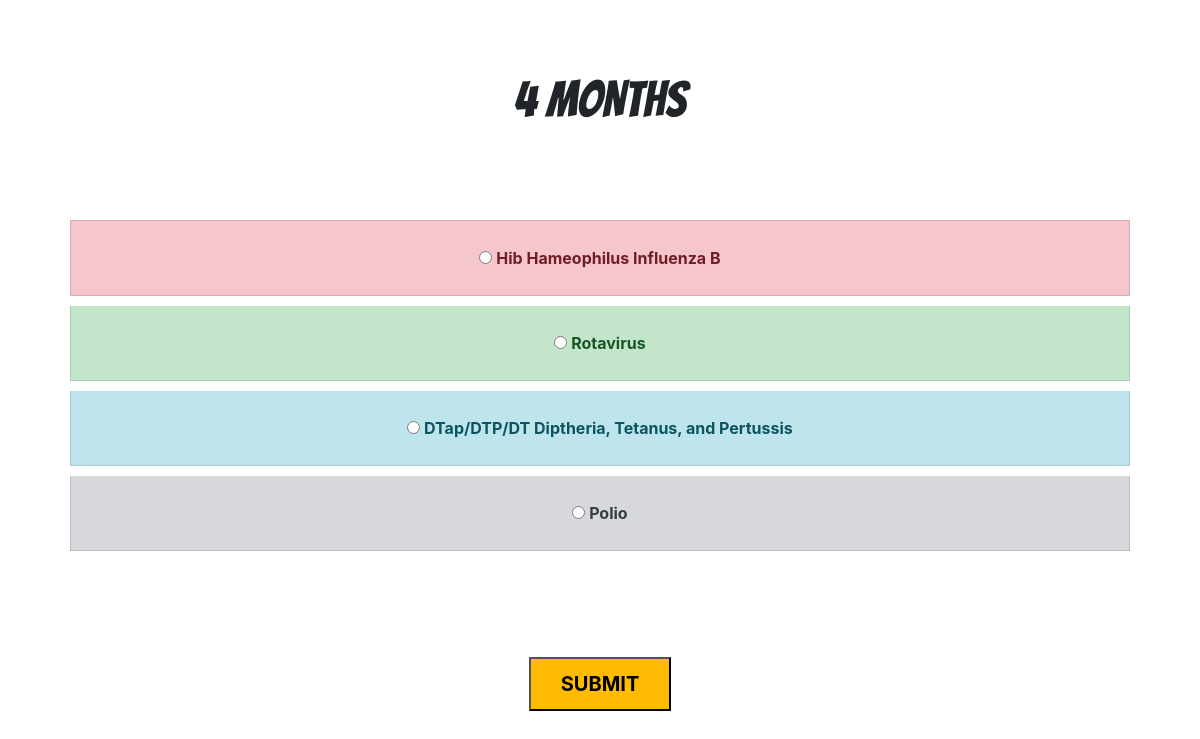
The app's page /vaccines/four_Months with its own data.
### vaccines/models.py (models this page shows)
class Vaccines(models.Model):
    VaccineID = models.CharField(max_length = 10, primary_key = True)
    Vaccine_Name = models.CharField(max_length = 150)
    Age = models.IntegerField()
    Dosage = models.CharField(max_length = 100)
    Cost = models.IntegerField()

### vaccines/views.py (the view)
# urls.py: path('four_Months', views.four_Months, name='four_Months'),
def four_Months(request):
    obj = Vaccines.objects.get(VaccineID = 'HIB2')
    obj1 = Vaccines.objects.get(VaccineID = 'RTV2')
    obj2 = Vaccines.objects.get(VaccineID = 'DTP2')
    obj3 = Vaccines.objects.get(VaccineID = 'OPV2')
    context = {
        'object': obj,
        'object1': obj1,
        'object2': obj2,
        'object3': obj3
    }
    return render(request, 'vaccines/4Months1.html', context)

### Templates/vaccines/4Months1.html (shortened to what this page needs)
<html>
    <head>
        <link rel="stylesheet" href="https://stackpath.bootstrapcdn.com/bootstrap/4.5.0/css/bootstrap.min.css">
    </head>
    <body>
        <h1 id="title">4 MONTHS</h1><br><br><br>
        <ul class="list-group">
            <form action="{%url 'get_chkbox_value' %}" method="POST">
            <li class="list-group-item list-group-item-danger" id="dept"><strong><input type="radio" name="vaccine" value="{{object.VaccineID}}">   {{object.Vaccine_Name}}  </strong></li>
            <li class="list-group-item list-group-item-success" id="dept"><strong><input type="radio" name="vaccine" value="{{object1.VaccineID}}">   {{object1.Vaccine_Name}}  </strong></li>
            <li class="list-group-item list-group-item-info" id="dept"><strong><input type="radio" name="vaccine" value="{{object2.VaccineID}}">   {{object2.Vaccine_Name}} </strong></li>
            <li class="list-group-item list-group-item-secondary" id="dept"><strong><input type="radio" name="vaccine" value="{{object3.VaccineID}}">  {{object3.Vaccine_Name}} </strong></li>
        </ul>
        <center><button type="submit" value="SUBMIT" id="submit"><strong>SUBMIT</strong></button></body></form></center>
    </body>
</html>

### Templates/vaccines/4Months1.html (style rules this page uses)
#title { text-align: center; margin-top: 70px; font-family: 'Bangers', cursive; font-size: 50px; }
#dept { text-align: center; padding: 25px; margin-top: 10px; margin-bottom: 10px; margin-left: 70px; margin-right: 70px; }
#submit { margin-top: 80px; padding-top: 10px; padding-bottom: 10px; padding-left: 30px; padding-right: 30px; font-size: 20px; background-color: rgb(255, 187, 0); }

### records on screen
Vaccines: Vaccine_Name "Hib Hameophilus Influenza B"
Vaccines: Vaccine_Name "Rotavirus"
Vaccines: Vaccine_Name "DTap/DTP/DT Diptheria, Tetanus, and Pertussis"
Vaccines: Vaccine_Name "Polio"
